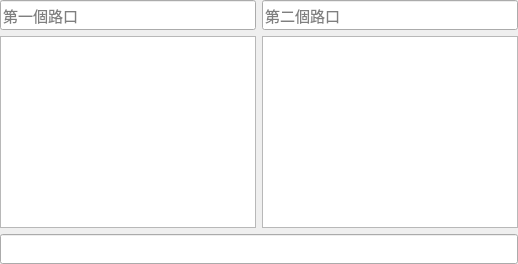
               <widget class="QFrame" name="frame_9">
                <layout class="QGridLayout" name="gridLayout_11">
                 <property name="leftMargin">
                  <number>0</number>
                 </property>
                 <property name="topMargin">
                  <number>0</number>
                 </property>
                 <property name="rightMargin">
                  <number>0</number>
                 </property>
                 <property name="bottomMargin">
                  <number>0</number>
                 </property>
                 <item row="0" column="0">
                  <layout class="QHBoxLayout" name="horizontalLayout">
                   <item>
                    <widget class="QLineEdit" name="lineEdit_sambo_street_1">
                     <property name="sizePolicy">
                      <sizepolicy hsizetype="Preferred" vsizetype="Preferred">
                       <horstretch>0</horstretch>
                       <verstretch>0</verstretch>
                      </sizepolicy>
                     </property>
                     <property name="font">
                      <font>
                       <family>微軟正黑體</family>
                       <pointsize>11</pointsize>
                      </font>
                     </property>
                     <property name="placeholderText">
                      <string>第一個路口</string>
                     </property>
                    </widget>
                   </item>
                   <item>
                    <widget class="QLineEdit" name="lineEdit_sambo_street_2">
                     <property name="sizePolicy">
                      <sizepolicy hsizetype="Preferred" vsizetype="Preferred">
                       <horstretch>0</horstretch>
                       <verstretch>0</verstretch>
                      </sizepolicy>
                     </property>
                     <property name="font">
                      <font>
                       <family>微軟正黑體</family>
                       <pointsize>11</pointsize>
                      </font>
                     </property>
                     <property name="placeholderText">
                      <string>第二個路口</string>
                     </property>
                    </widget>
                   </item>
                  </layout>
                 </item>
                 <item row="1" column="0">
                  <layout class="QHBoxLayout" name="horizontalLayout_2">
                   <item>
                    <widget class="QListWidget" name="listWidget_sambo_street1">
                     <property name="sizePolicy">
                      <sizepolicy hsizetype="Preferred" vsizetype="Preferred">
                       <horstretch>0</horstretch>
                       <verstretch>0</verstretch>
                      </sizepolicy>
                     </property>
                     <property name="minimumSize">
                      <size>
                       <width>0</width>
                       <height>120</height>
                      </size>
                     </property>
                     <property name="font">
                      <font>
                       <family>微軟正黑體</family>
                       <pointsize>11</pointsize>
                      </font>
                     </property>
                    </widget>
                   </item>
                   <item>
                    <widget class="QListWidget" name="listWidget_sambo_street2">
                     <property name="sizePolicy">
                      <sizepolicy hsizetype="Preferred" vsizetype="Preferred">
                       <horstretch>0</horstretch>
                       <verstretch>0</verstretch>
                      </sizepolicy>
                     </property>
                     <property name="font">
                      <font>
                       <family>微軟正黑體</family>
                       <pointsize>11</pointsize>
                      </font>
                     </property>
                    </widget>
                   </item>
                  </layout>
                 </item>
                 <item row="2" column="0">
                  <widget class="QLineEdit" name="lineEdit_sampbo_position">
                   <property name="sizePolicy">
                    <sizepolicy hsizetype="Preferred" vsizetype="Preferred">
                     <horstretch>0</horstretch>
                     <verstretch>0</verstretch>
                    </sizepolicy>
                   </property>
                   <property name="font">
                    <font>
                     <family>微軟正黑體</family>
                     <pointsize>11</pointsize>
                    </font>
                   </property>
                  </widget>
                 </item>
                </layout>
               </widget>
